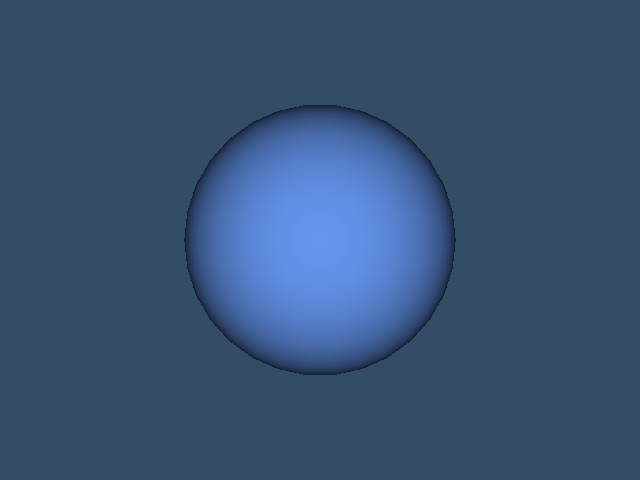

Source code (Python):
#!/usr/bin/env python

# Render a sphere, capture the render window to a PNG image file
# using vtkPNGWriter, then display the rendered scene.

import os
import tempfile

# Factory overrides: importing these modules registers the OpenGL rendering
# and interaction style implementations for vtkRenderingCore factory classes.
import vtkmodules.vtkInteractionStyle  # noqa: F401
import vtkmodules.vtkRenderingOpenGL2  # noqa: F401
# VTK pipeline classes used in this example
from vtkmodules.vtkFiltersSources import vtkSphereSource
from vtkmodules.vtkIOImage import vtkPNGWriter
from vtkmodules.vtkRenderingCore import (
    vtkActor,
    vtkPolyDataMapper,
    vtkProperty,
    vtkRenderWindow,
    vtkRenderWindowInteractor,
    vtkRenderer,
    vtkWindowToImageFilter,
)

# Colors (normalized RGB)
cornflower_blue_rgb = (0.392, 0.584, 0.929)
tomato_rgb = (1.0, 0.388, 0.278)
background_rgb = (0.200, 0.302, 0.400)

# Output path: write to a temporary file
png_path = os.path.join(tempfile.gettempdir(), "WriteImagePNG.png")

# Source: generate a sphere
source = vtkSphereSource()
source.SetCenter(0, 0, 0)
source.SetRadius(5.0)
source.SetPhiResolution(30)
source.SetThetaResolution(30)

# Mapper: map polygon data to graphics primitives
mapper = vtkPolyDataMapper()
mapper.SetInputConnection(source.GetOutputPort())

# Actor: assign the mapped geometry
back_property = vtkProperty()
back_property.SetColor(tomato_rgb)

actor = vtkActor()
actor.SetMapper(mapper)
actor.GetProperty().SetColor(cornflower_blue_rgb)
actor.SetBackfaceProperty(back_property)

# Renderer: assemble the scene and configure the camera
renderer = vtkRenderer()
renderer.AddActor(actor)
renderer.SetBackground(background_rgb)

# Window: display the rendered scene
render_window = vtkRenderWindow()
render_window.AddRenderer(renderer)
render_window.SetWindowName("write image png")
render_window.SetMultiSamples(0)
render_window.SetSize(640, 480)
render_window.Render()

# Writer: capture the render window to a PNG file
window_to_image = vtkWindowToImageFilter()
window_to_image.SetInput(render_window)
window_to_image.SetInputBufferTypeToRGB()
window_to_image.ReadFrontBufferOff()
window_to_image.Update()

writer = vtkPNGWriter()
writer.SetFileName(png_path)
writer.SetInputConnection(window_to_image.GetOutputPort())
writer.Write()
print(f"Wrote: {png_path}")

# Interactor: handle mouse and keyboard events
render_window_interactor = vtkRenderWindowInteractor()
render_window_interactor.SetRenderWindow(render_window)

# Launch the interactive visualization
render_window_interactor.Initialize()
render_window_interactor.Start()
